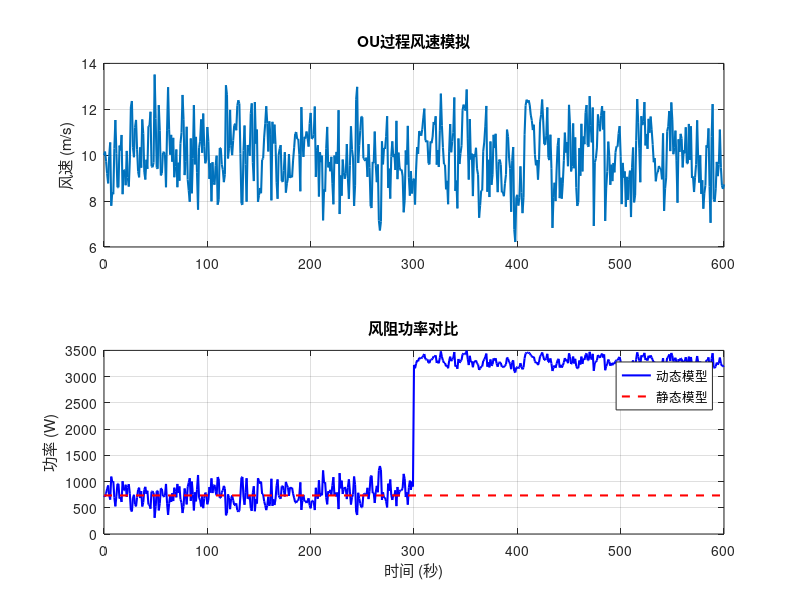
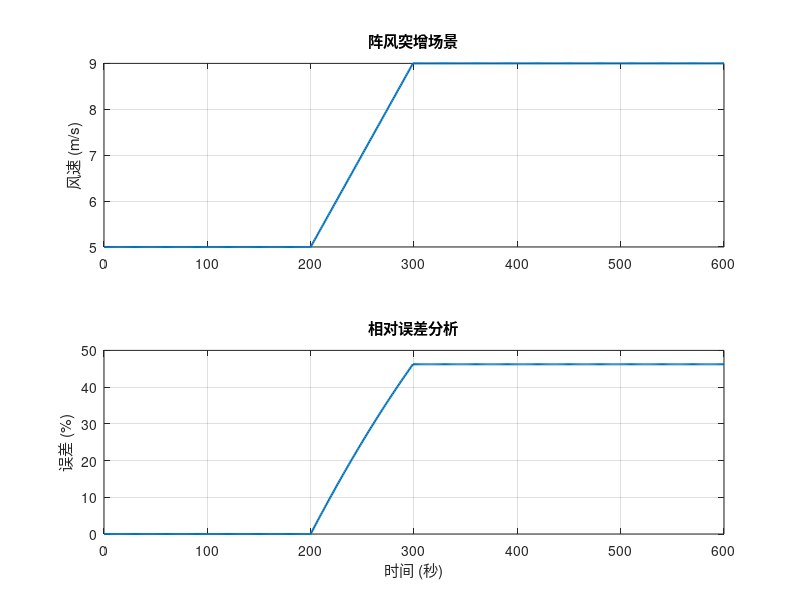

Here is the MATLAB script that generated these plots, in order:
%% 参数设置
rho = 1.225;   % 空气密度 (kg/m³)
Cd = 0.3;      % 阻力系数
A = 2;         % 横截面积 (m²)
v_b = 20;      % 车辆速度 (m/s)
dt = 1;        % 时间步长 (秒)
T = 600;       % 总时长 (秒)
num_steps = T/dt;

%% 1. Ornstein-Uhlenbeck过程风速模拟
gamma = 0.5;   % 回归速率
mu = 10;       % 长期均值 (m/s)
sigma = 1.2;   % 波动率

% 初始化风速数组
w = zeros(num_steps+1, 1);
w(1) = mu;

% 数值求解SDE
for t = 1:num_steps
    dW = randn*sqrt(dt);
    dw = gamma*(mu - w(t))*dt + sigma*dW;
    w(t+1) = max(w(t) + dw, 0); % 保证非负
end

%% 2. 风向突变模拟（0° → 90°）
theta = zeros(size(w));
theta(1:300) = 0;      % 前5分钟0°
theta(301:end) = 90;   % 后5分钟90°

%% 3. 动态风阻功率计算
P_air = zeros(size(w));
for t = 1:length(w)
    term1 = v_b - w(t)*cosd(theta(t));
    term2 = sqrt(v_b^2 + w(t)^2 - 2*v_b*w(t)*cosd(theta(t)));
    P_air(t) = 0.5*rho*Cd*A*v_b*term1*term2;
end

%% 4. 静态模型对比
% 静态模型参数
w_static = mu;          % 平均风速
theta_static = 0;       % 平均风向

% 静态功率计算
term1_static = v_b - w_static*cosd(theta_static);
term2_static = sqrt(v_b^2 + w_static^2 - 2*v_b*w_static*cosd(theta_static));
P_static = 0.5*rho*Cd*A*v_b*term1_static*term2_static;

%% 5. 可视化结果
time = (0:dt:T)';
figure('Position', [100 100 800 400])

subplot(2,1,1)
plot(time, w, 'LineWidth', 1.5)
title('OU过程风速模拟')
ylabel('风速 (m/s)')
grid on

subplot(2,1,2)
plot(time, P_air, 'b', 'LineWidth', 1.5)
hold on
plot([0 T], [P_static P_static], 'r--', 'LineWidth', 1.5)
title('风阻功率对比')
xlabel('时间 (秒)')
ylabel('功率 (W)')
legend('动态模型', '静态模型')
grid on

%% 6. 场景测试：阵风突增 (5 → 9m/s)
w_test = [5*ones(200,1); linspace(5,9,100)'; 9*ones(301,1)]; % 生成测试风速
theta_test = zeros(size(w_test));                            % 固定风向

% 动态模型计算
P_test = zeros(size(w_test));
for t = 1:length(w_test)
    term1 = v_b - w_test(t)*cosd(theta_test(t));
    term2 = sqrt(v_b^2 + w_test(t)^2 - 2*v_b*w_test(t)*cosd(theta_test(t)));
    P_test(t) = 0.5*rho*Cd*A*v_b*term1*term2;
end

% 静态模型（基于5m/s）
term1_st = v_b - 5*cosd(0);
term2_st = sqrt(v_b^2 + 5^2 - 2*v_b*5*cosd(0));
P_static_test = 0.5*rho*Cd*A*v_b*term1_st*term2_st;

% 误差分析
error = abs(P_test - P_static_test)/P_static_test*100;

% 可视化场景测试
figure('Position', [100 100 800 400])
subplot(2,1,1)
plot(time, w_test, 'LineWidth', 1.5)
title('阵风突增场景')
ylabel('风速 (m/s)')
grid on

subplot(2,1,2)
plot(time, error, 'LineWidth', 1.5)
title('相对误差分析')
xlabel('时间 (秒)')
ylabel('误差 (%)')
grid on